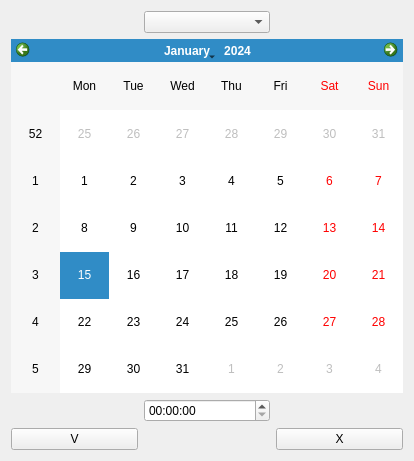
<?xml version="1.0" encoding="UTF-8"?>
<ui version="4.0">
 <class>Reminder</class>
 <widget class="QWidget" name="Reminder">
  <property name="geometry">
   <rect>
    <x>0</x>
    <y>0</y>
    <width>414</width>
    <height>461</height>
   </rect>
  </property>
  <property name="windowTitle">
   <string>Form</string>
  </property>
  <layout class="QGridLayout" name="gridLayout">
   <item row="0" column="1">
    <widget class="QComboBox" name="comboBox"/>
   </item>
   <item row="1" column="0" colspan="3">
    <widget class="QCalendarWidget" name="calendarWidget"/>
   </item>
   <item row="2" column="1">
    <widget class="QTimeEdit" name="timeEdit"/>
   </item>
   <item row="3" column="0">
    <widget class="QPushButton" name="pushButton">
     <property name="text">
      <string>V</string>
     </property>
    </widget>
   </item>
   <item row="3" column="2">
    <widget class="QPushButton" name="pushButton_2">
     <property name="text">
      <string>X</string>
     </property>
    </widget>
   </item>
  </layout>
 </widget>
 <resources/>
 <connections/>
</ui>
